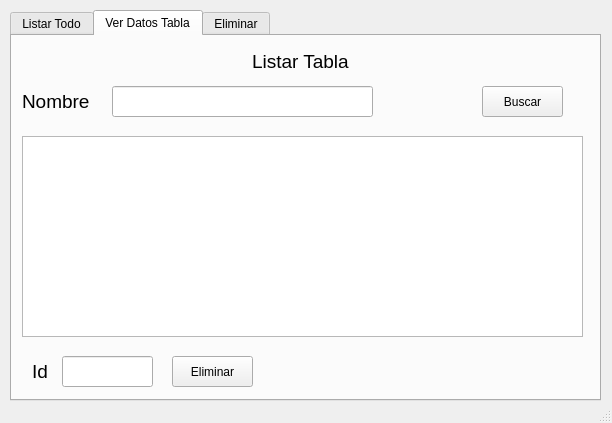
<?xml version="1.0" encoding="UTF-8"?>
<ui version="4.0">
 <class>ListarTodo</class>
 <widget class="QMainWindow" name="ListarTodo">
  <property name="geometry">
   <rect>
    <x>0</x>
    <y>0</y>
    <width>612</width>
    <height>423</height>
   </rect>
  </property>
  <property name="windowTitle">
   <string>MainWindow</string>
  </property>
  <widget class="QWidget" name="centralwidget">
   <widget class="QTabWidget" name="tabWidget">
    <property name="geometry">
     <rect>
      <x>10</x>
      <y>10</y>
      <width>591</width>
      <height>391</height>
     </rect>
    </property>
    <property name="currentIndex">
     <number>1</number>
    </property>
    <widget class="QWidget" name="tab_2">
     <attribute name="title">
      <string>Listar Todo</string>
     </attribute>
     <widget class="QTableWidget" name="tableWidget">
      <property name="geometry">
       <rect>
        <x>10</x>
        <y>120</y>
        <width>561</width>
        <height>231</height>
       </rect>
      </property>
     </widget>
     <widget class="QComboBox" name="comboBox">
      <property name="geometry">
       <rect>
        <x>100</x>
        <y>60</y>
        <width>131</width>
        <height>31</height>
       </rect>
      </property>
     </widget>
     <widget class="QLabel" name="label">
      <property name="geometry">
       <rect>
        <x>30</x>
        <y>60</y>
        <width>41</width>
        <height>31</height>
       </rect>
      </property>
      <property name="font">
       <font>
        <pointsize>14</pointsize>
       </font>
      </property>
      <property name="text">
       <string>Elija</string>
      </property>
      <property name="textFormat">
       <enum>Qt::PlainText</enum>
      </property>
     </widget>
     <widget class="QPushButton" name="btnBuscar">
      <property name="geometry">
       <rect>
        <x>260</x>
        <y>60</y>
        <width>81</width>
        <height>31</height>
       </rect>
      </property>
      <property name="text">
       <string>Buscar</string>
      </property>
     </widget>
     <widget class="QLabel" name="label_2">
      <property name="geometry">
       <rect>
        <x>220</x>
        <y>10</y>
        <width>101</width>
        <height>31</height>
       </rect>
      </property>
      <property name="font">
       <font>
        <pointsize>14</pointsize>
       </font>
      </property>
      <property name="text">
       <string>Listar Todo</string>
      </property>
      <property name="textFormat">
       <enum>Qt::PlainText</enum>
      </property>
     </widget>
    </widget>
    <widget class="QWidget" name="tab">
     <attribute name="title">
      <string>Ver Datos Tabla</string>
     </attribute>
     <widget class="QLabel" name="label_3">
      <property name="geometry">
       <rect>
        <x>10</x>
        <y>50</y>
        <width>71</width>
        <height>31</height>
       </rect>
      </property>
      <property name="font">
       <font>
        <pointsize>14</pointsize>
       </font>
      </property>
      <property name="text">
       <string>Nombre</string>
      </property>
      <property name="textFormat">
       <enum>Qt::PlainText</enum>
      </property>
     </widget>
     <widget class="QPushButton" name="btnBuscar_2">
      <property name="geometry">
       <rect>
        <x>470</x>
        <y>50</y>
        <width>81</width>
        <height>31</height>
       </rect>
      </property>
      <property name="text">
       <string>Buscar</string>
      </property>
     </widget>
     <widget class="QLabel" name="label_4">
      <property name="geometry">
       <rect>
        <x>240</x>
        <y>10</y>
        <width>111</width>
        <height>31</height>
       </rect>
      </property>
      <property name="font">
       <font>
        <pointsize>14</pointsize>
       </font>
      </property>
      <property name="text">
       <string>Listar Tabla</string>
      </property>
      <property name="textFormat">
       <enum>Qt::PlainText</enum>
      </property>
     </widget>
     <widget class="QLineEdit" name="txtBuscar">
      <property name="geometry">
       <rect>
        <x>100</x>
        <y>50</y>
        <width>261</width>
        <height>31</height>
       </rect>
      </property>
      <property name="font">
       <font>
        <pointsize>11</pointsize>
       </font>
      </property>
     </widget>
     <widget class="QTableWidget" name="tableWidget_2">
      <property name="geometry">
       <rect>
        <x>10</x>
        <y>100</y>
        <width>561</width>
        <height>201</height>
       </rect>
      </property>
     </widget>
     <widget class="QPushButton" name="btnBuscar_3">
      <property name="geometry">
       <rect>
        <x>160</x>
        <y>320</y>
        <width>81</width>
        <height>31</height>
       </rect>
      </property>
      <property name="text">
       <string>Eliminar</string>
      </property>
     </widget>
     <widget class="QLabel" name="label_5">
      <property name="geometry">
       <rect>
        <x>20</x>
        <y>320</y>
        <width>71</width>
        <height>31</height>
       </rect>
      </property>
      <property name="font">
       <font>
        <pointsize>14</pointsize>
       </font>
      </property>
      <property name="text">
       <string>Id</string>
      </property>
      <property name="textFormat">
       <enum>Qt::PlainText</enum>
      </property>
     </widget>
     <widget class="QLineEdit" name="txtBuscar_2">
      <property name="geometry">
       <rect>
        <x>50</x>
        <y>320</y>
        <width>91</width>
        <height>31</height>
       </rect>
      </property>
      <property name="font">
       <font>
        <pointsize>11</pointsize>
       </font>
      </property>
     </widget>
    </widget>
    <widget class="QWidget" name="tab_3">
     <attribute name="title">
      <string>Eliminar</string>
     </attribute>
     <widget class="QLabel" name="label_6">
      <property name="geometry">
       <rect>
        <x>30</x>
        <y>70</y>
        <width>41</width>
        <height>31</height>
       </rect>
      </property>
      <property name="font">
       <font>
        <pointsize>14</pointsize>
       </font>
      </property>
      <property name="text">
       <string>Elija</string>
      </property>
      <property name="textFormat">
       <enum>Qt::PlainText</enum>
      </property>
     </widget>
     <widget class="QLabel" name="label_7">
      <property name="geometry">
       <rect>
        <x>250</x>
        <y>10</y>
        <width>71</width>
        <height>31</height>
       </rect>
      </property>
      <property name="font">
       <font>
        <pointsize>14</pointsize>
       </font>
      </property>
      <property name="text">
       <string>Eliminar</string>
      </property>
      <property name="textFormat">
       <enum>Qt::PlainText</enum>
      </property>
     </widget>
     <widget class="QComboBox" name="comboBox_2">
      <property name="geometry">
       <rect>
        <x>100</x>
        <y>70</y>
        <width>131</width>
        <height>31</height>
       </rect>
      </property>
     </widget>
     <widget class="QPushButton" name="btnBuscar_4">
      <property name="geometry">
       <rect>
        <x>250</x>
        <y>110</y>
        <width>81</width>
        <height>31</height>
       </rect>
      </property>
      <property name="text">
       <string>Eliminar</string>
      </property>
     </widget>
     <widget class="QLabel" name="label_8">
      <property name="geometry">
       <rect>
        <x>30</x>
        <y>110</y>
        <width>71</width>
        <height>31</height>
       </rect>
      </property>
      <property name="font">
       <font>
        <pointsize>14</pointsize>
       </font>
      </property>
      <property name="text">
       <string>Nombre</string>
      </property>
      <property name="textFormat">
       <enum>Qt::PlainText</enum>
      </property>
     </widget>
     <widget class="QLineEdit" name="txtBuscar_3">
      <property name="geometry">
       <rect>
        <x>100</x>
        <y>110</y>
        <width>131</width>
        <height>31</height>
       </rect>
      </property>
      <property name="font">
       <font>
        <pointsize>11</pointsize>
       </font>
      </property>
     </widget>
    </widget>
   </widget>
  </widget>
  <widget class="QStatusBar" name="statusbar"/>
 </widget>
 <resources/>
 <connections/>
</ui>
